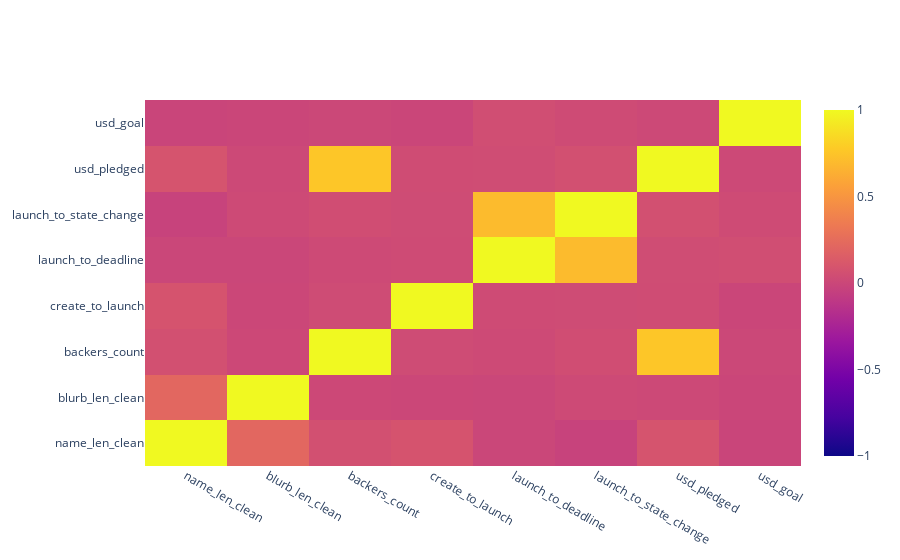

Here is the notebook cell this chart was saved with:
### Code cell
fig = go.Figure()
fig.add_trace(
    go.Heatmap(
        z=corr_df.values,
        x=corr_df.columns,
        y=corr_df.columns,
        zmin=-1,
        zmax=1,
    )
)
fig.show()

### Figure 1 — Plotly figure (JSON) as saved in the notebook; plotly's stock layout.template omitted (floating-point values rounded to 4 significant figures)
{"data": [{"type": "heatmap", "x": ["name_len_clean", "blurb_len_clean", "backers_count", "create_to_launch", "launch_to_deadline", "launch_to_state_change", "usd_pledged", "usd_goal"], "y": ["name_len_clean", "blurb_len_clean", "backers_count", "create_to_launch", "launch_to_deadline", "launch_to_state_change", "usd_pledged", "usd_goal"], "z": [[1, 0.2165, 0.06179, 0.08461, -0.001515, -0.0288, 0.09023, -0.01633], [0.2165, 1, 0.008637, 0.002378, -0.002306, 0.01947, 0.01437, -0.005965], [0.06179, 0.008637, 1, 0.0326, 0.0212, 0.04375, 0.758, 0.006217], [0.08461, 0.002378, 0.0326, 1, 0.02808, 0.03212, 0.03705, -0.0047], [-0.001515, -0.002306, 0.0212, 0.02808, 1, 0.6988, 0.03927, 0.04565], [-0.0288, 0.01947, 0.04375, 0.03212, 0.6988, 1, 0.06498, 0.02811], [0.09023, 0.01437, 0.758, 0.03705, 0.03927, 0.06498, 1, 0.0135], [-0.01633, -0.005965, 0.006217, -0.0047, 0.04565, 0.02811, 0.0135, 1]], "zmax": 1, "zmin": -1}], "layout": {}}
